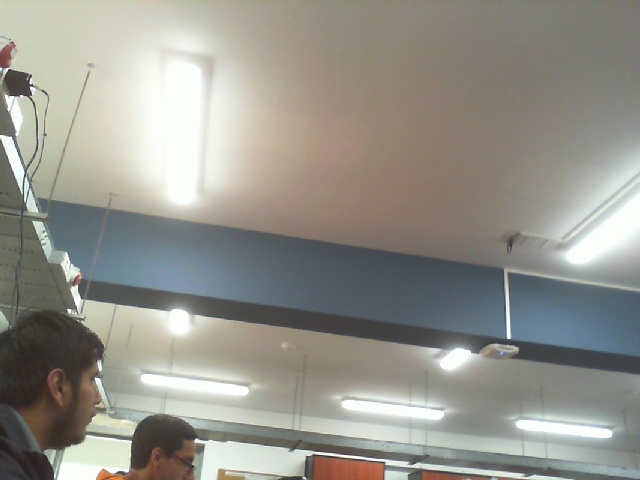
#> input picture GUI/Interfaz/imagenPrueba.jpg, 640 x 480 px, given in place of the camera
$ python BB.py
#> lines starting #> are read from the running program, lines starting #| are printed output that depends on the picture; after the words box and inside, x2 and y2 are one past the last pixel; in counts of white or black regions, pixels touching at a corner belong together
from __future__ import print_function
import cv2
import numpy as np
import argparse
import matplotlib.pyplot as plt
import matplotlib.image as mpimg
import random as rng
cap = cv2.VideoCapture(0)
while(True):
    ret, src = cap.read()
#> src is the input picture: shape (480, 640, 3); mean B, G, R 140.2, 148.2, 149.3
    # Convert image to gray and blur it
    src_gray = cv2.cvtColor(src, cv2.COLOR_BGR2GRAY)
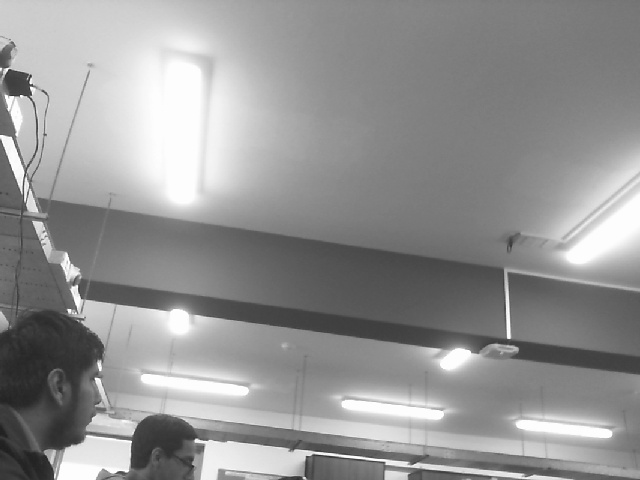
#> src_gray: shape (480, 640); min 30, max 255, mean 147.6
    src_gray=((src_gray>5)&(src_gray<200))*255
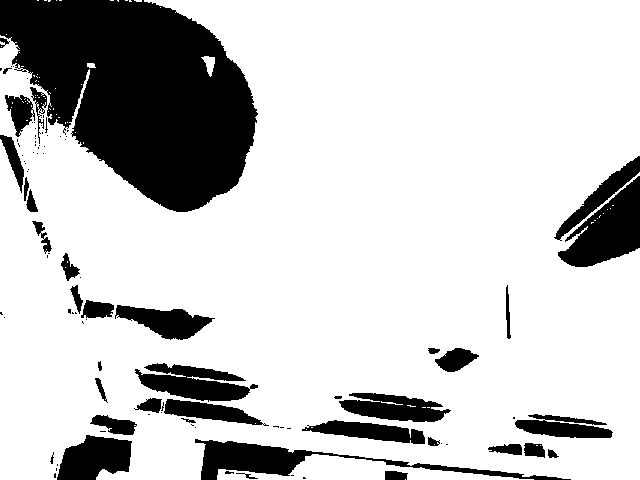
#> src_gray: shape (480, 640) int64; 79.2% white; 100 black regions (62 under 20 px), largest, box (x1, y1, x2, y2) and area: (0, 0, 258, 212) 35698, (558, 176, 640, 267) 3932, (195, 439, 571, 480) 3785
    src_gray=np.uint8(src_gray)
    kernel1 = np.ones((100,100),np.uint8)
    src_gray =  cv2.morphologyEx(src_gray, cv2.MORPH_OPEN, kernel1)
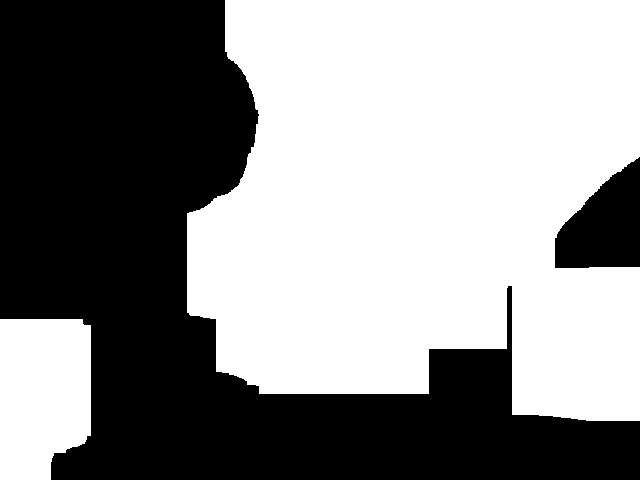
#> src_gray: shape (480, 640); 55.6% white; 2 black regions, box (x1, y1, x2, y2) and area: (0, 0, 640, 480) 130145, (555, 157, 640, 268) 6374
    #kernel2 = np.ones((50,50),np.uint8)
    #src_gray =  cv2.morphologyEx(src_gray, cv2.MORPH_CLOSE, kernel2)
    canny_output = cv2.Canny(src_gray, 50, 150)
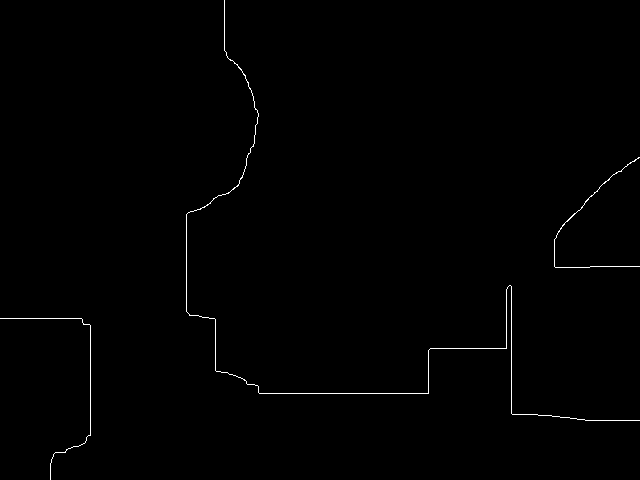
#> canny_output: shape (480, 640); 0.53% white in thin lines or dots
    contours, hierarchy = cv2.findContours(canny_output, cv2.RETR_TREE, cv2.CHAIN_APPROX_SIMPLE)
#> contours = 3 contours, 1 with area under 20; largest, box (x1, y1, x2, y2) and area: (554, 157, 640, 268) 28, (186, 0, 640, 421) 24

    contours_poly = [None]*len(contours)
#> contours_poly = 3 items
    boundRect = [None]*len(contours)
#> boundRect = 3 items
    centers = [None]*len(contours)
#> centers = 3 items
    radius = [None]*len(contours)
#> radius = 3 items
    for i, c in enumerate(contours):
        contours_poly[i] = cv2.approxPolyDP(c, 3, True)
        boundRect[i] = cv2.boundingRect(contours_poly[i])
        centers[i], radius[i] = cv2.minEnclosingCircle(contours_poly[i])
#> this loop made 3 passes
#> after the loop, boundRect = [(0, 318, 91, 162), (554, 157, 86, 111), (186, 0, 454, 421)]; centers = [(40.5, 393.7), (597, 212), (431.5, 210)]; contours_poly = 3 contours; box (x1, y1, x2, y2) and area: (186, 0, 640, 421) 156, (554, 157, 640, 268) 38, (0, 318, 91, 480) 23; radius = [85.84, 69.2, 295.2]


    drawing = np.zeros((canny_output.shape[0], canny_output.shape[1], 3), dtype=np.uint8)


    for i in range(len(contours)):
        color = (rng.randint(0,256), rng.randint(0,256), rng.randint(0,256))
        cv2.drawContours(drawing, contours_poly, i, color)
        cv2.rectangle(drawing, (int(boundRect[i][0]), int(boundRect[i][1])), \
          (int(boundRect[i][0]+boundRect[i][2]), int(boundRect[i][1]+boundRect[i][3])), color, 2)
#> this loop made 3 passes
#> color on passes 1 to 3: (197, 215, 20), (132, 248, 207), (155, 244, 183)
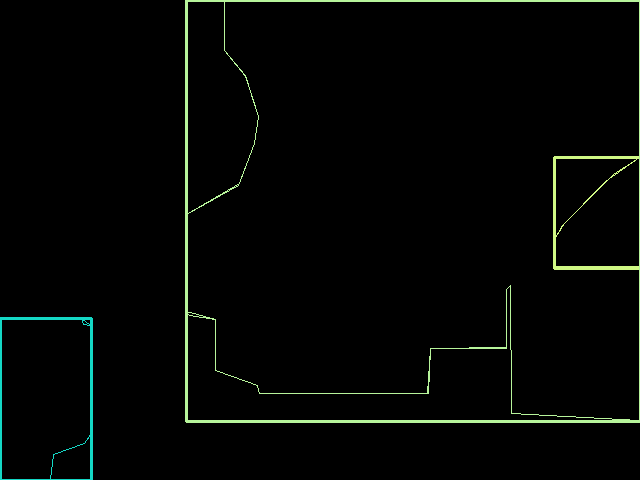
#> drawing: shape (480, 640, 3); mean of channels 0, 1, 2 3.8, 5.7, 3.8; drawn as B, G, R
       # cv2.circle(drawing, (int(centers[i][0]), int(centers[i][1])), int(radius[i]), color, 2)
    #cv2.namedWindow(source_window)
    neg=drawing==0
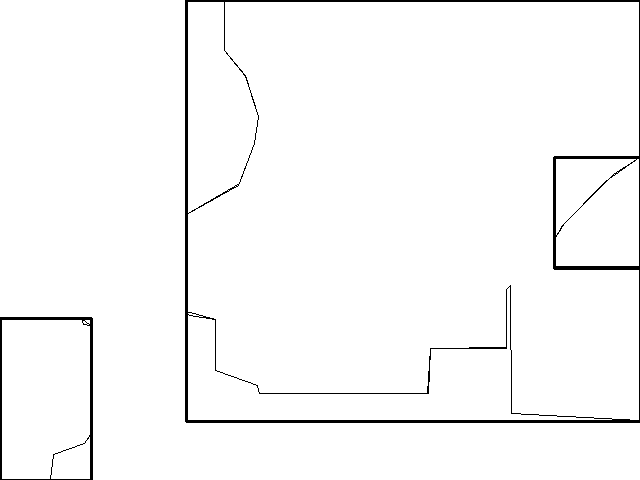
#> neg: shape (480, 640, 3) bool; 97.6% white; 2 black regions, box (x1, y1, x2, y2) and area: (185, 0, 640, 423) 6099, (0, 317, 93, 480) 1249
    img=src*neg+drawing
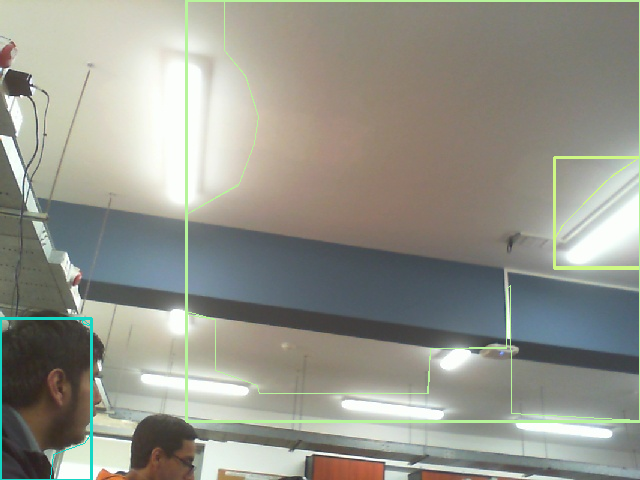
#> img: shape (480, 640, 3); mean B, G, R 140.1, 150, 149.1
    cv2.imshow('contours',img)

    if cv2.waitKey(1) & 0xFF == ord('q'):
#> (key q is pressed here)
        break
cap.release()
cv2.destroyAllWindows()
